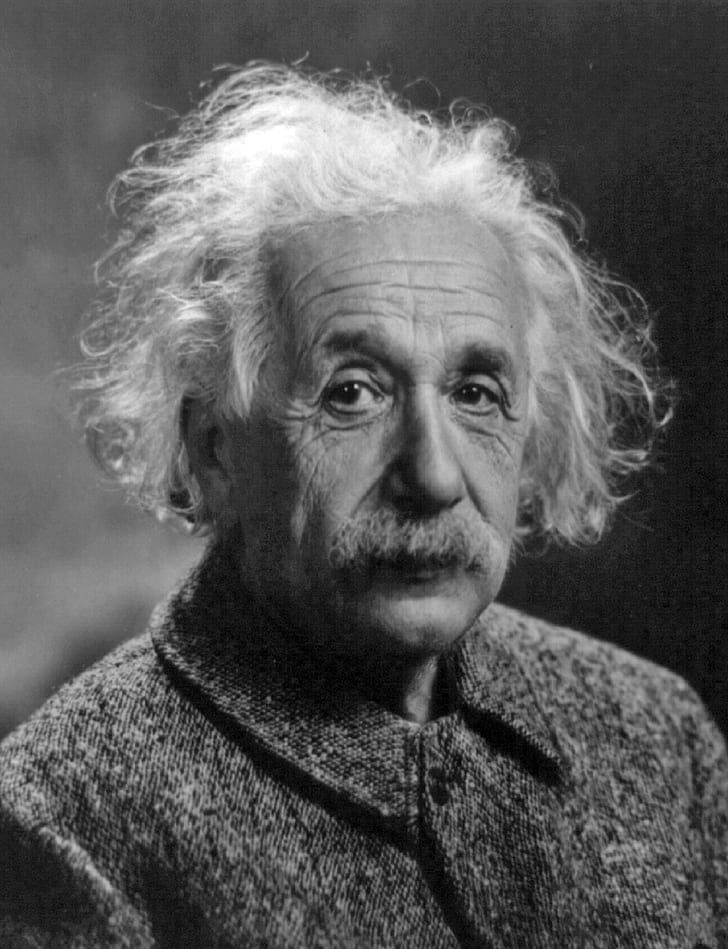
#> input picture data/albert-einstein_gray.jpg, 728 x 949 px, found by its file name
$ python 09-flipping-by-numpy.py
#> lines starting #> are read from the running program, lines starting #| are printed output that depends on the picture
import numpy as np
import matplotlib.pyplot as plt
import cv2


grayscale_img = r'data\albert-einstein_gray.jpg'
image = cv2.imread(grayscale_img, cv2.IMREAD_GRAYSCALE)
#> image is the input picture: shape (949, 728); min 0, max 255, mean 89.4

rows = image.shape[0]
#> rows = 949
cols = image.shape[1]
#> cols = 728

image_2 = np.zeros((rows, cols), dtype=np.uint8)
plt.imshow(image_2, cmap='gray')
# plt.show()

# flipping with for loops

# vertically
for x in range(rows):
    for y in range(cols):
        x_2 = rows - x - 1
        image_2[x_2, y] = image[x, y]
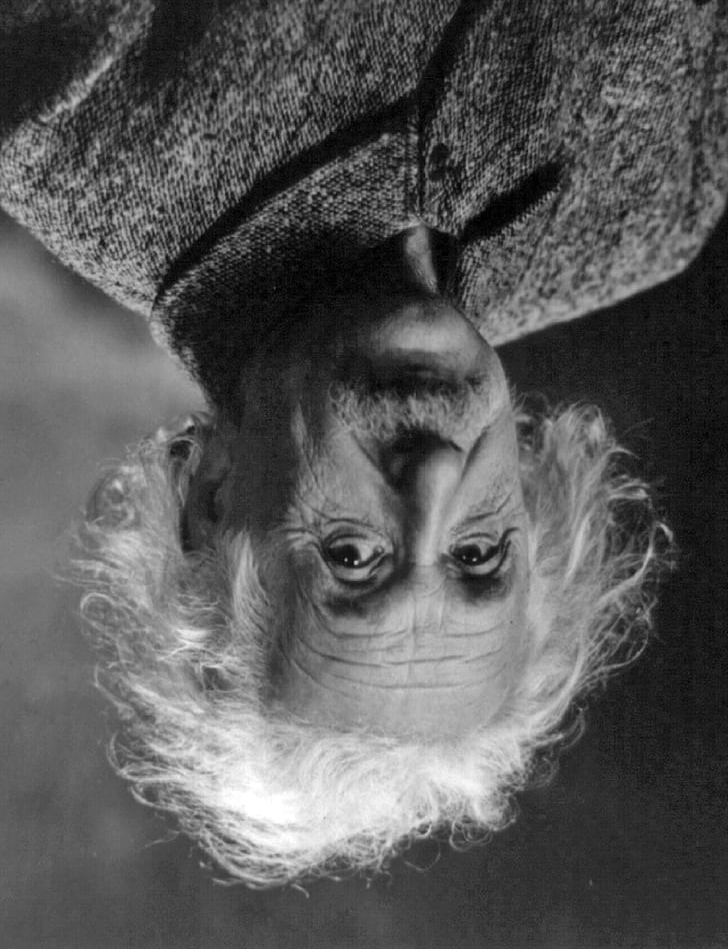
#> image_2: shape (949, 728); min 0, max 255, mean 89.4

plt.imshow(image_2, cmap='gray')
plt.show()
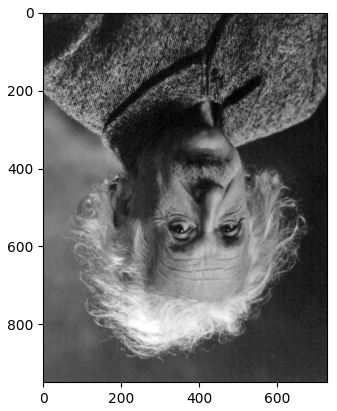
#> figure drawn by matplotlib, 1 panel

# horizontally
image_3 = image.copy()
for x in range(rows):
    for y in range(cols):
        y_2 = cols - y - 1
        image_3[x, y_2] = image[x, y]
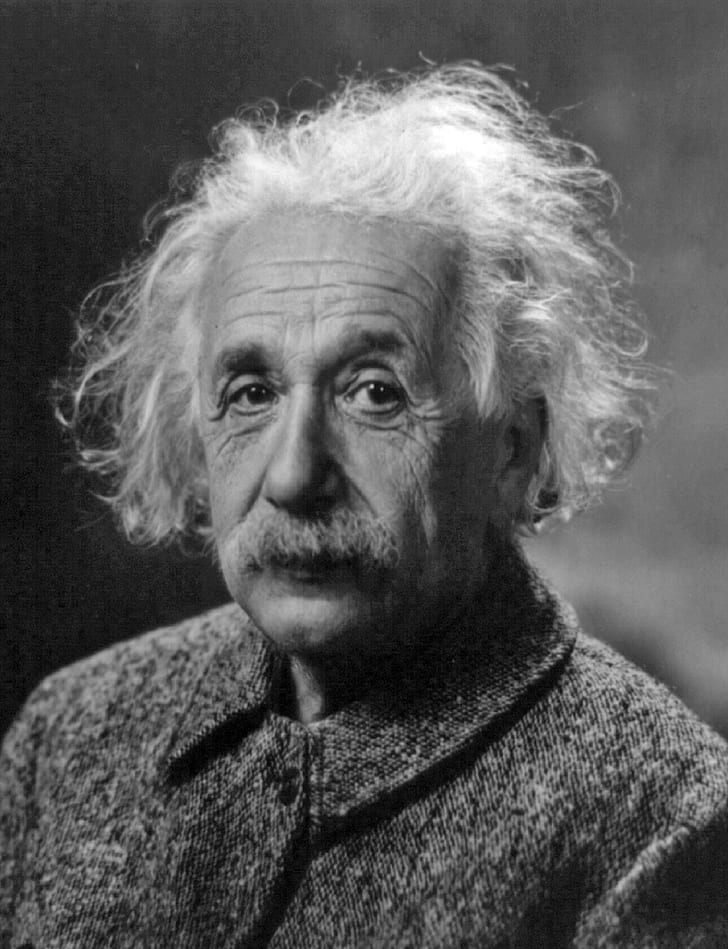
#> image_3: shape (949, 728); min 0, max 255, mean 89.4

plt.imshow(image_3, cmap='gray')
plt.show()

# cropping with for loops
image_4 = np.zeros((rows//2, cols), dtype=np.uint8)
for x in range(rows//2):
    for y in range(cols):
        image_4[x, y] = image[x, y]
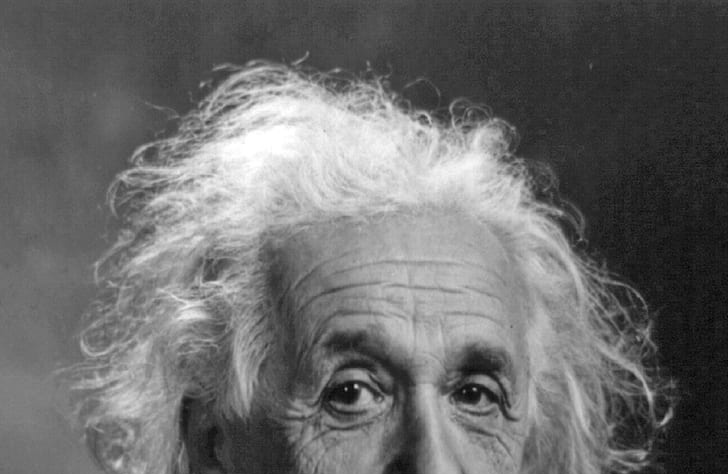
#> image_4: shape (474, 728); min 1, max 255, mean 107

plt.imshow(image_4, cmap='gray')
plt.show()
